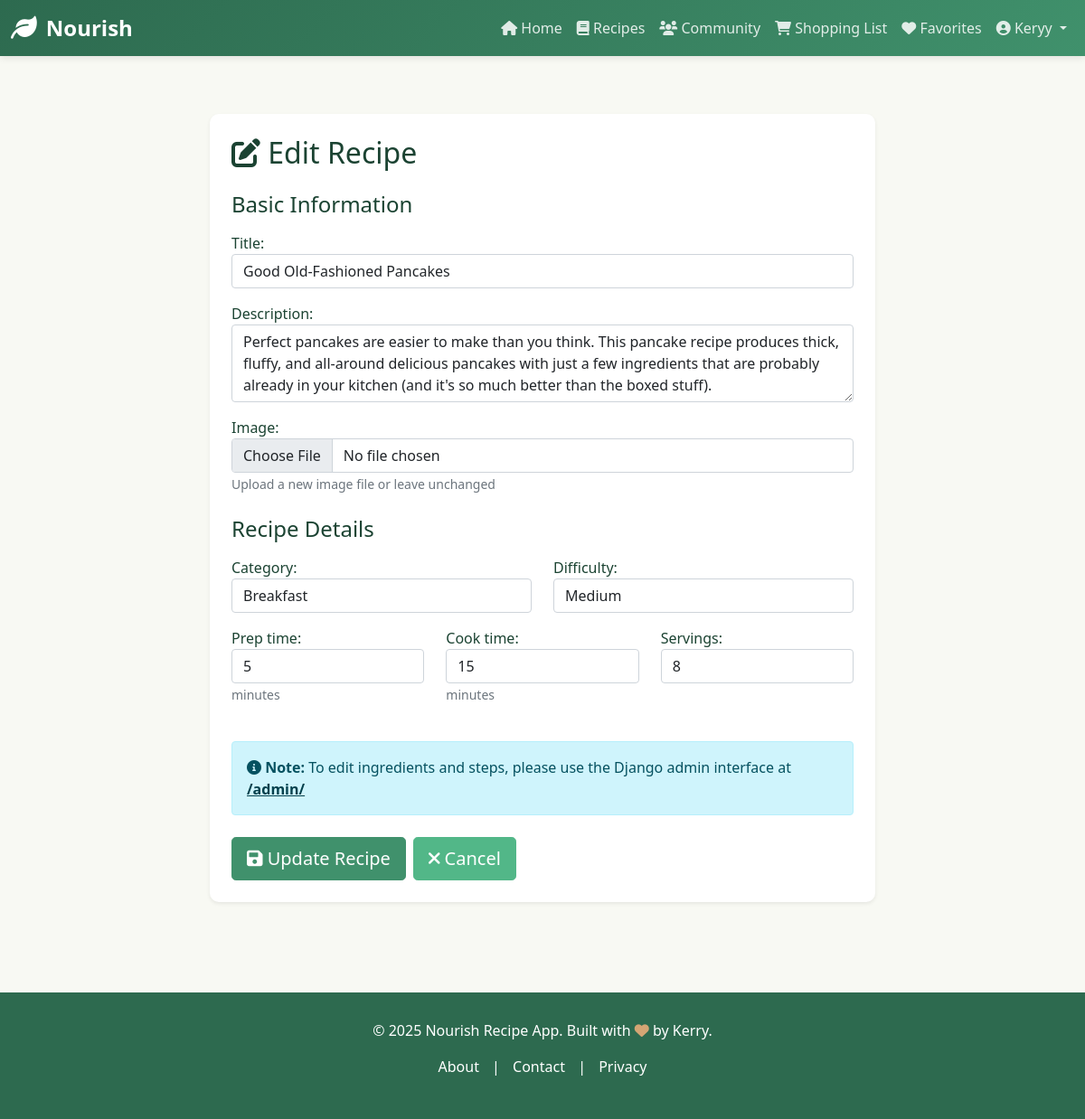
Page /recipe/6/edit/ (signed in) on the committed database.
### ingredient/models.py (models this page shows, shortened)
class Recipe(models.Model):
  DIFFICULTY_CHOICES = [
      ('easy', 'Easy'),
      ('medium', 'Medium'),
      ('hard', 'Hard'),
  ]
  CATEGORY_CHOICES = [
      ('breakfast', 'Breakfast'),
      ('lunch', 'Lunch'),
      ('dinner', 'Dinner'),
      ('snack', 'Snack'),
      ('dessert', 'Dessert'),
      ('beverage', 'Beverage'),
      ('other', 'Other'),
  ]
  title = models.CharField(max_length=255)
  description = models.TextField(blank=True)
  prep_time = models.IntegerField(default=15, help_text="minutes")
  cook_time = models.IntegerField(default=30, help_text="minutes")
  servings = models.IntegerField(default=4)
  difficulty = models.CharField(max_length=50, choices=DIFFICULTY_CHOICES, default='medium')
  category = models.CharField(max_length=50, choices=CATEGORY_CHOICES, default='other')
  image = models.ImageField(upload_to='recipe_images/', blank=True, null=True)
  created_by = models.ForeignKey(User, on_delete=models.CASCADE, related_name='recipes', null=True, blank=True)
  created_at = models.DateTimeField(auto_now_add=True)
  updated_at = models.DateTimeField(auto_now=True)
  is_published = models.BooleanField(default=True)
  views_count = models.IntegerField(default=0)
  class Meta:
    ordering = ['-created_at']

### ingredient/views.py (the view)
# urls.py: path('recipe/<int:recipe_id>/edit/', ingredient_views.edit_recipe, name='edit_recipe'),
@login_required(login_url='login')
def edit_recipe(request, recipe_id):
  recipe = get_object_or_404(Recipe, id=recipe_id, created_by=request.user)
  if request.method == 'POST':
    form = AddRecipeForm(request.POST, request.FILES, instance=recipe)
    if form.is_valid():
      form.save()
      messages.success(request, 'Recipe updated successfully!')
      return redirect('recipe_detail', recipe_id=recipe.id)
  else:
    form = AddRecipeForm(instance=recipe)
  return render(request, 'edit_recipe.html', {'form': form, 'recipe': recipe})

### ingredient/forms.py
class AddRecipeForm(forms.ModelForm):
    class Meta:
        model = Recipe
        fields = ('title', 'description', 'prep_time', 'cook_time', 'servings',
                  'difficulty', 'category', 'image')
        widgets = {
            'title': forms.TextInput(attrs={'class': 'form-control', 'placeholder': 'Recipe title'}),
            'description': forms.Textarea(attrs={'class': 'form-control', 'rows': 3, 'placeholder': 'Recipe description'}),
            'prep_time': forms.NumberInput(attrs={'class': 'form-control', 'min': '0'}),
            'cook_time': forms.NumberInput(attrs={'class': 'form-control', 'min': '0'}),
            'servings': forms.NumberInput(attrs={'class': 'form-control', 'min': '1'}),
            'difficulty': forms.Select(attrs={'class': 'form-control'}),
            'category': forms.Select(attrs={'class': 'form-control'}),
            'image': forms.FileInput(attrs={'class': 'form-control', 'accept': 'image/*'}),
        }

### ingredient/templates/edit_recipe.html (shortened to what this page needs)
{% extends 'base.html' %}
{% load static %}
{% block content %}
<div class="row justify-content-center">
    <div class="col-lg-8">
        <div class="card border-0 shadow-sm">
            <div class="card-body p-4">
                <h2 class="mb-4"><i class="fas fa-edit"></i> Edit Recipe</h2>
                <form method="post" enctype="multipart/form-data">
                    <h4 class="mb-3">Basic Information</h4>
                    <div class="mb-3">
                        {{ form.title.label_tag }}
                        {{ form.title }}
                    </div>
                    <div class="mb-3">
                        {{ form.description.label_tag }}
                        {{ form.description }}
                    </div>
                    <div class="mb-3">
                        {{ form.image.label_tag }}
                        {{ form.image }}
                        <small class="form-text text-muted">Upload a new image file or leave unchanged</small>
                    </div>
                    <h4 class="mb-3 mt-4">Recipe Details</h4>
                    <div class="row">
                        <div class="col-md-6 mb-3">
                            {{ form.category.label_tag }}
                            {{ form.category }}
                        </div>
                        <div class="col-md-6 mb-3">
                            {{ form.difficulty.label_tag }}
                            {{ form.difficulty }}
                        </div>
                    </div>
                    <div class="row">
                        <div class="col-md-4 mb-3">
                            {{ form.prep_time.label_tag }}
                            {{ form.prep_time }}
                            <small class="form-text text-muted">minutes</small>
                        </div>
                        <div class="col-md-4 mb-3">
                            {{ form.cook_time.label_tag }}
                            {{ form.cook_time }}
                            <small class="form-text text-muted">minutes</small>
                        </div>
                        <div class="col-md-4 mb-3">
                            {{ form.servings.label_tag }}
                            {{ form.servings }}
                        </div>
                    </div>
                    <div class="alert alert-info mt-4">
                        <i class="fas fa-info-circle"></i>
                        <strong>Note:</strong> To edit ingredients and steps, please use the Django admin interface at
                        <a href="/admin/" class="alert-link">/admin/</a>
                    </div>
                    <div class="d-flex gap-2 mt-4">
                        <button type="submit" class="btn btn-primary btn-lg">
                            <i class="fas fa-save"></i> Update Recipe
                        </button>
                        <a href="{% url 'recipe_detail' recipe.id %}" class="btn btn-success btn-lg">
                            <i class="fas fa-times"></i> Cancel
                        </a>
                    </div>
                </form>
            </div>
        </div>
    </div>
</div>
{% endblock %}

### ingredient/templates/base.html (shortened to what this page needs)
<!DOCTYPE html>
<html lang="en">
<head>
    <link href="https://cdn.jsdelivr.net/npm/bootstrap@5.1.3/dist/css/bootstrap.min.css" rel="stylesheet">
    <link rel="stylesheet" href="https://cdnjs.cloudflare.com/ajax/libs/font-awesome/6.0.0/css/all.min.css">
</head>
<body>
    <nav class="navbar navbar-expand-lg navbar-dark sticky-top">
        <div class="container-fluid">
            <a class="navbar-brand" href="{% url 'home' %}">
                <i class="fas fa-leaf"></i> Nourish
            </a>
            <div class="collapse navbar-collapse" id="navbarNav">
                <ul class="navbar-nav ms-auto">
                    <li class="nav-item">
                        <a class="nav-link" href="{% url 'home' %}"><i class="fas fa-home"></i> Home</a>
                    </li>
                    <li class="nav-item">
                        <a class="nav-link" href="{% url 'recipes' %}"><i class="fas fa-book"></i> Recipes</a>
                    </li>
                    <li class="nav-item">
                        <a class="nav-link" href="{% url 'community' %}"><i class="fas fa-users"></i> Community</a>
                    </li>
                    {% if user.is_authenticated %}
                    <li class="nav-item">
                        <a class="nav-link" href="{% url 'shopping_list' %}">
                            <i class="fas fa-shopping-cart"></i> Shopping List
                        </a>
                    </li>
                    <li class="nav-item">
                        <a class="nav-link" href="{% url 'my_favorites' %}">
                            <i class="fas fa-heart"></i> Favorites
                        </a>
                    </li>
                    <li class="nav-item dropdown">
                        <a class="nav-link dropdown-toggle" href="#" id="userMenu" role="button"
                            data-bs-toggle="dropdown">
                            <i class="fas fa-user-circle"></i> {{ user.username }}
                        </a>
                    </li>
                    {% endif %}
                </ul>
            </div>
        </div>
    </nav>
    <main class="container">
        {% block content %}{% endblock %}
    </main>
    <footer>
        <div class="container">
            <p>&copy; 2025 Nourish Recipe App. Built with <i class="fas fa-heart" style="color: #d4a574;"></i> by Kerry.
            </p>
            <p>
                <a href="#" style="color: white; text-decoration: none; margin: 0 10px;">About</a> |
                <a href="#" style="color: white; text-decoration: none; margin: 0 10px;">Contact</a> |
                <a href="#" style="color: white; text-decoration: none; margin: 0 10px;">Privacy</a>
            </p>
        </div>
    </footer>
</body>
</html>

### ingredient/templates/base.html (style rules this page uses)
:root { --primary-green: #2d6a4f; --secondary-green: #40916c; --light-green: #52b788; --lighter-green: #74c69d; --lightest-green: #95d5b2; --cream: #f8f9f3; --dark: #1b4332; --success: #52b788; --warning: #74c69d; }
body { font-family: 'Segoe UI', Tahoma, Geneva, Verdana, sans-serif; background-color: var(--cream); color: var(--dark); }
.navbar { background: linear-gradient(135deg, var(--primary-green) 0%, var(--secondary-green) 100%); box-shadow: 0 2px 8px rgba(0, 0, 0, 0.1); }
.navbar-brand { font-weight: 700; font-size: 1.5rem; color: white !important; display: flex; align-items: center; gap: 10px; }
.navbar-brand i { font-size: 1.8rem; }
.nav-link { color: rgba(255, 255, 255, 0.85) !important; font-weight: 500; transition: color 0.3s ease; }
.btn-primary { background-color: var(--secondary-green); border-color: var(--secondary-green); }
.btn-success { background-color: var(--light-green); border-color: var(--light-green); }
.card { border: none; box-shadow: 0 2px 8px rgba(0, 0, 0, 0.1); transition: transform 0.3s ease, box-shadow 0.3s ease; border-radius: 10px; }
footer { background-color: var(--primary-green); color: white; margin-top: 60px; padding: 30px 0; text-align: center; }
main { min-height: calc(100vh - 200px); padding: 40px 0; }

### rows in the picture
Recipe: title "Good Old-Fashioned Pancakes", description "Perfect pancakes are easier to make than you think. This pancake recipe produces thick, fluffy, and all-around delicious pancakes with just a few ingredients that are probably already in your kitchen (and it's so much better than the boxed stuff).", category "Breakfast", difficulty "Medium", prep_time "5", cook_time "15", servings "8"

### other values in the picture
{{ user.username }} "Keryy"
